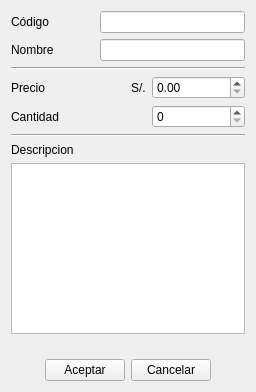
<?xml version="1.0" encoding="UTF-8"?>
<ui version="4.0">
 <class>UI_DATA_PRODUCT</class>
 <widget class="QWidget" name="UI_DATA_PRODUCT">
  <property name="geometry">
   <rect>
    <x>0</x>
    <y>0</y>
    <width>256</width>
    <height>392</height>
   </rect>
  </property>
  <property name="windowTitle">
   <string>Form</string>
  </property>
  <property name="windowIcon">
   <iconset resource="Icons/Icons.qrc">
    <normaloff>:/Icons/product.png</normaloff>:/Icons/product.png</iconset>
  </property>
  <layout class="QGridLayout" name="gridLayout_7">
   <item row="0" column="0">
    <layout class="QGridLayout" name="gridLayout_6">
     <item row="0" column="0">
      <layout class="QGridLayout" name="gridLayout">
       <item row="0" column="0">
        <widget class="QLabel" name="label">
         <property name="text">
          <string>Código</string>
         </property>
        </widget>
       </item>
       <item row="1" column="0">
        <widget class="QLabel" name="label_2">
         <property name="text">
          <string>Nombre</string>
         </property>
        </widget>
       </item>
       <item row="1" column="2">
        <widget class="QLineEdit" name="lineEdit_2"/>
       </item>
       <item row="0" column="2">
        <widget class="QLineEdit" name="lineEdit"/>
       </item>
       <item row="1" column="1">
        <spacer name="horizontalSpacer_3">
         <property name="orientation">
          <enum>Qt::Horizontal</enum>
         </property>
         <property name="sizeType">
          <enum>QSizePolicy::Fixed</enum>
         </property>
         <property name="sizeHint" stdset="0">
          <size>
           <width>40</width>
           <height>20</height>
          </size>
         </property>
        </spacer>
       </item>
      </layout>
     </item>
     <item row="1" column="0">
      <widget class="Line" name="line">
       <property name="orientation">
        <enum>Qt::Horizontal</enum>
       </property>
      </widget>
     </item>
     <item row="2" column="0">
      <layout class="QGridLayout" name="gridLayout_3">
       <item row="0" column="0">
        <widget class="QLabel" name="label_3">
         <property name="text">
          <string>Precio</string>
         </property>
        </widget>
       </item>
       <item row="0" column="1" rowspan="2">
        <layout class="QGridLayout" name="gridLayout_2">
         <item row="0" column="0">
          <widget class="QLabel" name="label_6">
           <property name="sizePolicy">
            <sizepolicy hsizetype="Fixed" vsizetype="Preferred">
             <horstretch>0</horstretch>
             <verstretch>0</verstretch>
            </sizepolicy>
           </property>
           <property name="text">
            <string>S/.</string>
           </property>
          </widget>
         </item>
         <item row="1" column="2">
          <widget class="QSpinBox" name="spinBox"/>
         </item>
         <item row="0" column="2">
          <widget class="QDoubleSpinBox" name="doubleSpinBox"/>
         </item>
        </layout>
       </item>
       <item row="1" column="0">
        <widget class="QLabel" name="label_4">
         <property name="text">
          <string>Cantidad</string>
         </property>
        </widget>
       </item>
      </layout>
     </item>
     <item row="3" column="0">
      <widget class="Line" name="line_2">
       <property name="orientation">
        <enum>Qt::Horizontal</enum>
       </property>
      </widget>
     </item>
     <item row="4" column="0">
      <layout class="QGridLayout" name="gridLayout_5">
       <item row="0" column="0">
        <widget class="QLabel" name="label_5">
         <property name="text">
          <string>Descripcion</string>
         </property>
        </widget>
       </item>
       <item row="1" column="0">
        <widget class="QTextEdit" name="textEdit">
         <property name="sizePolicy">
          <sizepolicy hsizetype="Expanding" vsizetype="Preferred">
           <horstretch>0</horstretch>
           <verstretch>0</verstretch>
          </sizepolicy>
         </property>
        </widget>
       </item>
      </layout>
     </item>
     <item row="5" column="0">
      <spacer name="verticalSpacer">
       <property name="orientation">
        <enum>Qt::Vertical</enum>
       </property>
       <property name="sizeHint" stdset="0">
        <size>
         <width>20</width>
         <height>40</height>
        </size>
       </property>
      </spacer>
     </item>
     <item row="6" column="0">
      <layout class="QGridLayout" name="gridLayout_4">
       <item row="0" column="0">
        <spacer name="horizontalSpacer">
         <property name="orientation">
          <enum>Qt::Horizontal</enum>
         </property>
         <property name="sizeHint" stdset="0">
          <size>
           <width>40</width>
           <height>20</height>
          </size>
         </property>
        </spacer>
       </item>
       <item row="0" column="1">
        <widget class="QPushButton" name="pushButton_Aceptar">
         <property name="text">
          <string>Aceptar</string>
         </property>
         <property name="shortcut">
          <string>Return</string>
         </property>
        </widget>
       </item>
       <item row="0" column="3">
        <spacer name="horizontalSpacer_2">
         <property name="orientation">
          <enum>Qt::Horizontal</enum>
         </property>
         <property name="sizeHint" stdset="0">
          <size>
           <width>40</width>
           <height>20</height>
          </size>
         </property>
        </spacer>
       </item>
       <item row="0" column="2">
        <widget class="QPushButton" name="pushButton_Cancelar">
         <property name="text">
          <string>Cancelar</string>
         </property>
         <property name="shortcut">
          <string>Esc</string>
         </property>
        </widget>
       </item>
      </layout>
     </item>
    </layout>
   </item>
  </layout>
 </widget>
 <resources>
  <include location="Icons/Icons.qrc"/>
 </resources>
 <connections/>
</ui>
